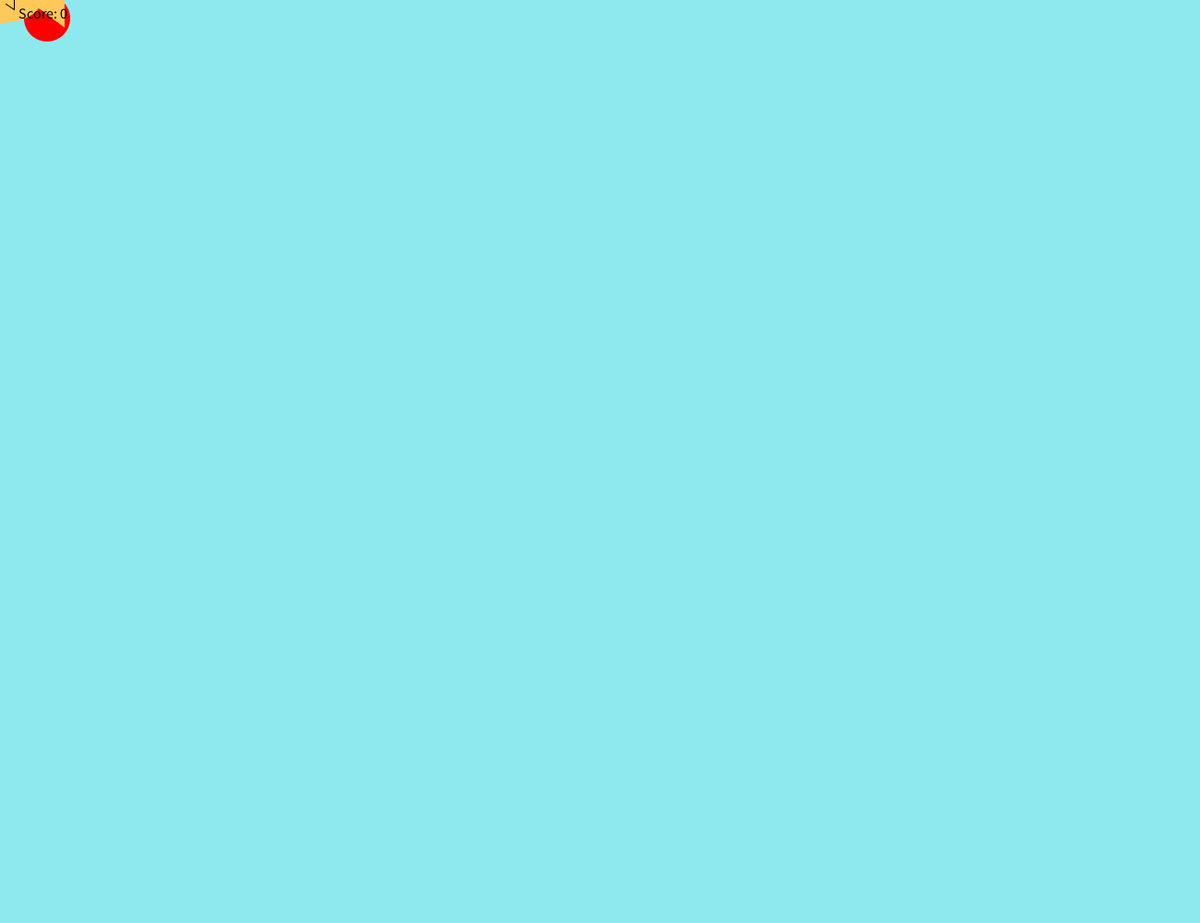
Frame 1 (no input)
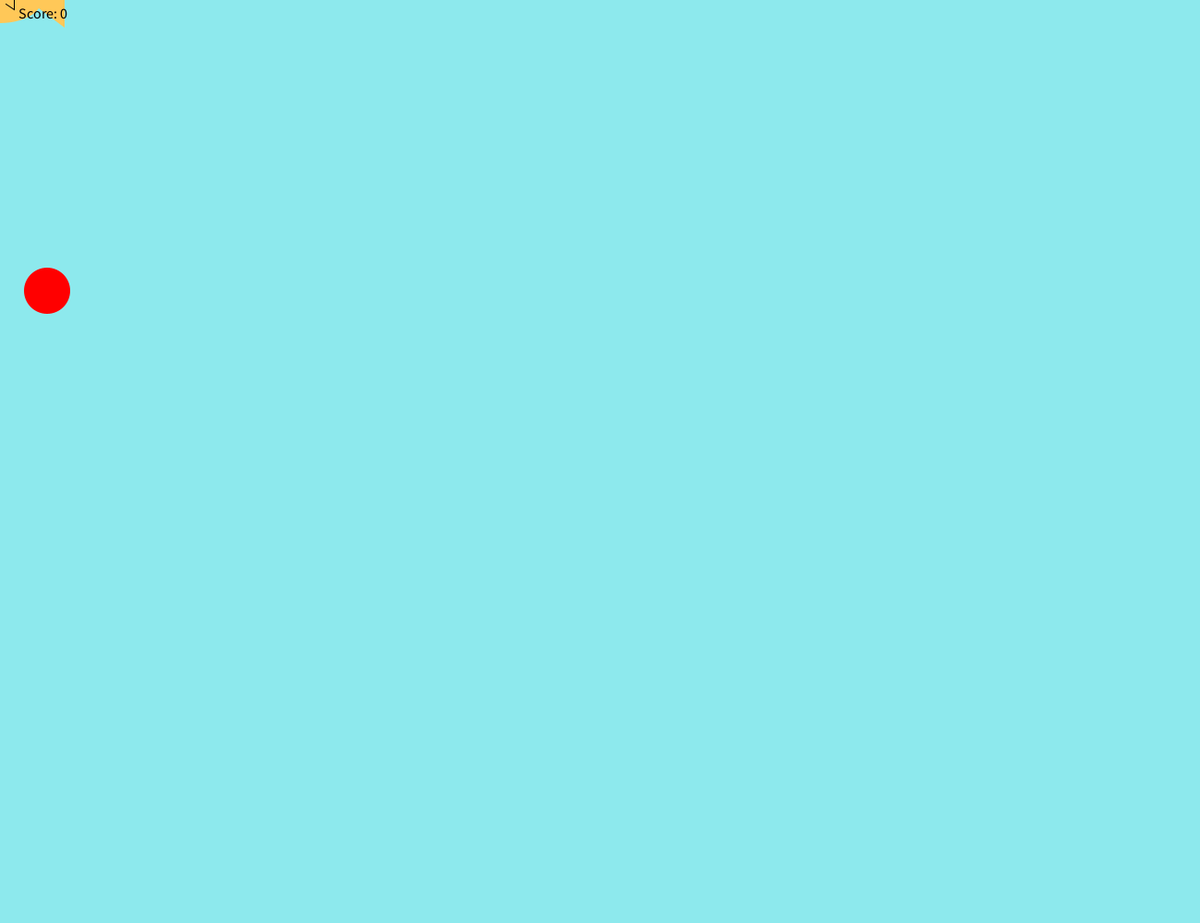
Frame 60 (the mouse pressed at the canvas centre just before this capture)
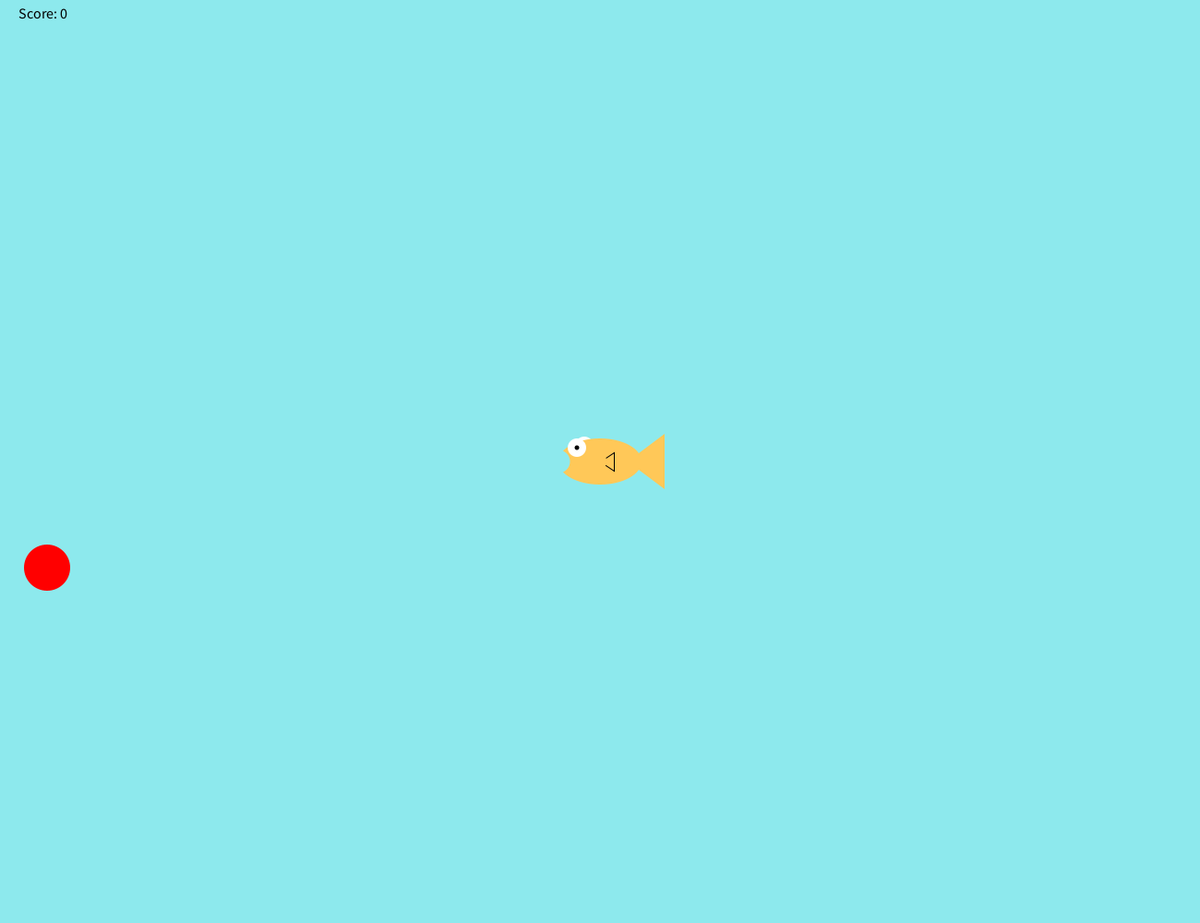
Frame 120 (the mouse held since frame 60 and released just before this capture)

The Processing sketch that drew these frames (run headless with seeded random() and noise(); from frame 60 on, the mouse is pressed at the canvas centre):

// Processing sketch: Fish_Food
// ── Fish_Food.pde
int score = 0;
int foodX = (int) random(width - 20);
int foodY = 20;

void setup () {
  size (1300, 1000);
}

void draw () {
  background (141, 233, 237);
  fill(255, 0, 0);
noStroke();
ellipse(foodX, foodY, 50, 50);
foodY += 5;
drawFish ();
checkCatch (foodX + 40, foodY);
fill(0, 0, 0);
textSize(16);
text("Score: " + score, 20, 20);
checkWin ();
if (foodY > 1000) {
 background (141, 233, 237);
 textSize (100);
   text ("You Lose!", 500, 500);
}
}

void drawFish(){
     noStroke();
     fill(255,255,255);
     ellipse(mouseX-17,mouseY-17,20,20); //back side eye
     fill(255,200,88);
     ellipse(mouseX,mouseY,90,50); //body
     triangle(mouseX+30,mouseY,mouseX+70,mouseY+30,mouseX+70,mouseY-30); //tail
     stroke(0);
     triangle(mouseX,mouseY,mouseX+15,mouseY+10,mouseX+15,mouseY-10); //side fin
     noStroke();
     fill(255,200,88);
     ellipse(mouseX,mouseY,15,15); //side fin cover
     noStroke();
     fill(255,255,255);
     ellipse(mouseX-25,mouseY-15,20,20); //front eye
     fill(0,0,0);
     ellipse(mouseX-25,mouseY-15,5,5); //pupil
     fill(141,233,237);
     ellipse(mouseX-45,mouseY,25,25); //mouth
}

void checkCatch(int x, int y){
     if(x > mouseX && x < mouseX+70){
          if(y > mouseY-17 && y < mouseY+30){
               score++;
               foodY = 20; //if the food was eaten, make more food fall from the top
               foodX = (int) random(width-20);
          }
     }
     else if (foodY > height && score > 0){
          score--;
     }
}

void checkWin() {
 if (score == 10) {
   background (141, 233, 237);
   textSize (100);
   text ("You Win!", 500, 500);
 }
  
}
